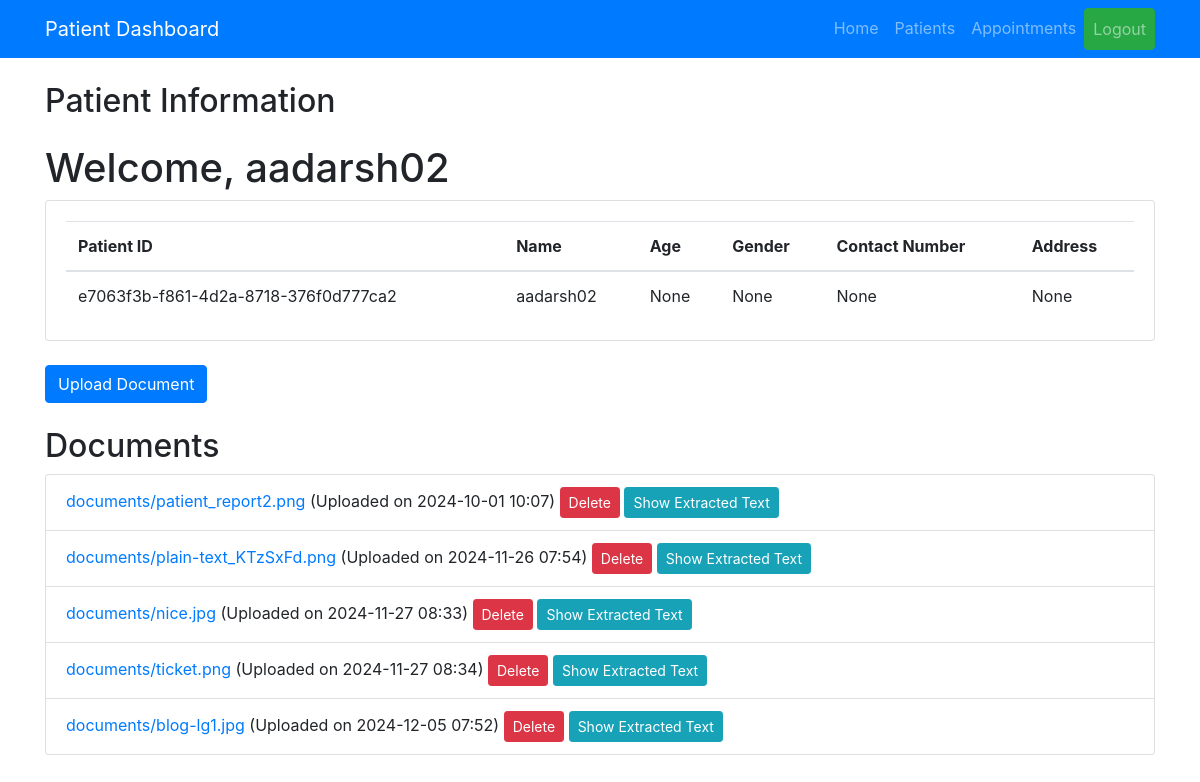
Page /dashboard/ (signed in) on the committed database.
### patientapp/models.py (models this page shows, shortened)
class Patient(models.Model):
    user = models.OneToOneField(User, on_delete=models.CASCADE ,null=True, blank= True)
    patient_id = models.UUIDField(default=uuid.uuid4, editable=False, unique=True)# Link to the User model
    medical_history = models.TextField(default="", blank=True)  # Store medical history
    age = models.IntegerField(null=True, blank=True)
    gender = models.CharField(max_length=10, null=True, blank=True)
    contact_number = models.CharField(max_length=15, null=True, blank=True)
    address = models.TextField(null=True, blank=True)

class UploadedDocument(models.Model):
    patient = models.ForeignKey(Patient, on_delete=models.CASCADE)  # Link to Patient model
    document = models.FileField(upload_to='documents/')  # Stores file path
    uploaded_at = models.DateTimeField(auto_now_add=True)  # Auto-save upload timestamp
    extracted_text = models.TextField(blank=True, null=True)  # To store OCR results
    report_date = models.DateField(blank=True, null=True)  # Optional field for report date

### patientapp/views.py (the view)
# urls.py: path('dashboard/', views.patient_dashboard, name='patient_dashboard'),
@login_required
def patient_dashboard(request):
    try:
        patient = Patient.objects.get(user=request.user)
        documents = UploadedDocument.objects.filter(patient=patient)# Fetch the patient instance
        return render(request, 'patientapp/patient_dashboard.html', {'patient': patient, 'documents': documents})
    except Patient.DoesNotExist:
        return render(request, 'patientapp/landing_page.html', {'message': 'No data available.'})

### patientapp/templates/patientapp/patient_dashboard.html (shortened to what this page needs)
 {% load static %}
<!DOCTYPE html>
<html lang="en">
<head>
    <link rel="stylesheet" href="https://stackpath.bootstrapcdn.com/bootstrap/4.5.2/css/bootstrap.min.css">
</head>
<body>
    <nav class="navbar navbar-expand-lg navbar-dark bg-primary">
        <div class="container">
            <a class="navbar-brand" href="#">Patient Dashboard</a>
            <div class="collapse navbar-collapse" id="navbarNav">
                <ul class="navbar-nav ml-auto">
                    <li class="nav-item"><a class="nav-link" href="#">Home</a></li>
                    <li class="nav-item"><a class="nav-link" href="#">Patients</a></li>
                    <li class="nav-item"><a class="nav-link" href="#">Appointments</a></li>
                    <li class="nav-item">
                        <form action="{% url 'logout' %}" method="post" style="display: inline;">
                            <button type="submit" class="btn btn-success nav-link">Logout</button>
                        </form>
                    </li>
                </ul>
            </div>
        </div>
    </nav>
    <div class="container mt-4">
        <h2 class="mb-4">Patient Information</h2>
        <h1>Welcome, {{ patient.user.username }}</h1>
        <div class="row">
            <div class="col-xl-12">
                <div class="card">
                    <div class="card-body">
                        <div class="table-responsive">
                            <table class="table table-hover table-centered mb-0">
                                <thead>
                                    <tr>
                                        <th scope="col">Patient ID</th>
                                        <th scope="col">Name</th>
                                        <th scope="col">Age</th>
                                        <th scope="col">Gender</th>
                                        <th scope="col">Contact Number</th>
                                        <th scope="col">Address</th>
                                    </tr>
                                </thead>
                                <tbody>
                                    {% if patient %}
                                    <tr>
                                        <td>{{ patient.patient_id }}</td>
                                        <td>{{ patient.user.username }}</td>
                                        <td>{{ patient.age }}</td>
                                        <td>{{ patient.gender }}</td>
                                        <td>{{ patient.contact_number }}</td>
                                        <td>{{ patient.address }}</td>
                                    </tr>
                                    {% else %}
                                    <tr><td colspan="6" class="text-center">No patient information available.</td></tr>
                                    {% endif %}
                                </tbody>
                            </table>
                        </div>
                    </div>
                </div>
            </div>
        </div>
        <div class="mt-4">
            <a href="{% url 'upload_document' patient.patient_id %}" class="btn btn-primary">Upload Document</a>
        </div>
        <h2 class="mt-4">Documents</h2>
        {% if documents %}
            <ul class="list-group">
                {% for document in documents %}
                    <li class="list-group-item">
                        <a href="{{ document.document.url }}" target="_blank">{{ document.document.name }}</a>
                        (Uploaded on {{ document.uploaded_at|date:"Y-m-d H:i" }})
                    <form action="{% url 'delete_document' document.id %}" method="post" style="display:inline;">
                        <button type="submit" class="btn btn-danger btn-sm">Delete</button>
                    </form>
                     <a href="{% url 'view_extracted_text' document.id %}" class="btn btn-info btn-sm">Show Extracted Text</a>
                </li>
            {% endfor %}
        </ul>
    {% else %}
        <p>No documents uploaded yet.</p>
    {% endif %}
</div>
</body>
</html>

### rows in the picture
Patient: user.username "aadarsh02", patient_id "e7063f3b-f861-4d2a-8718-376f0d777ca2", age "None", gender "None", contact_number "None", address "None"
UploadedDocument: document.name "documents/patient_report2.png", uploaded_at "2024-10-01 10:07"
UploadedDocument: document.name "documents/plain-text_KTzSxFd.png", uploaded_at "2024-11-26 07:54"
UploadedDocument: document.name "documents/nice.jpg", uploaded_at "2024-11-27 08:33"
UploadedDocument: document.name "documents/ticket.png", uploaded_at "2024-11-27 08:34"
UploadedDocument: document.name "documents/blog-lg1.jpg", uploaded_at "2024-12-05 07:52"
